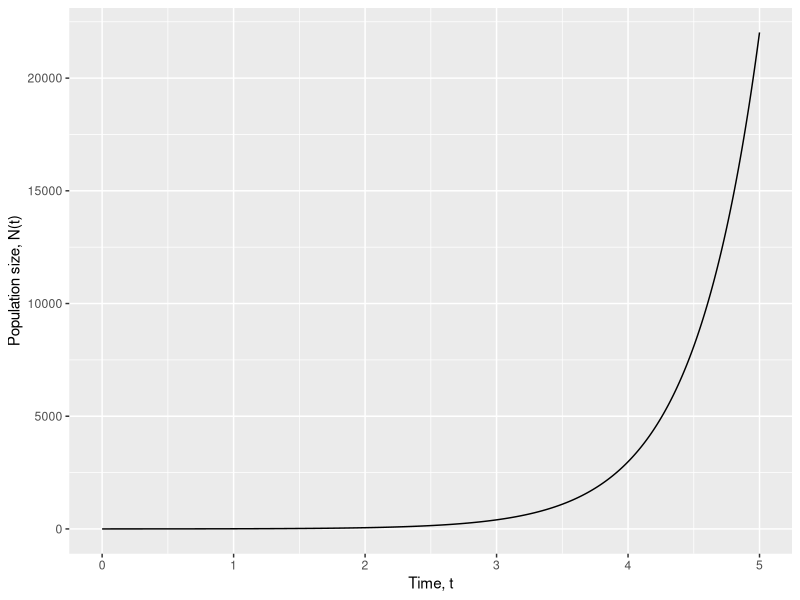
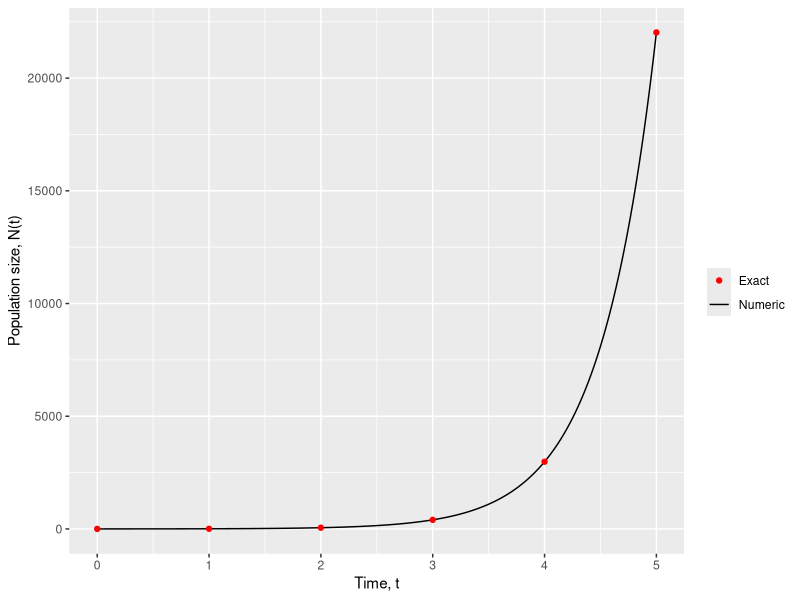
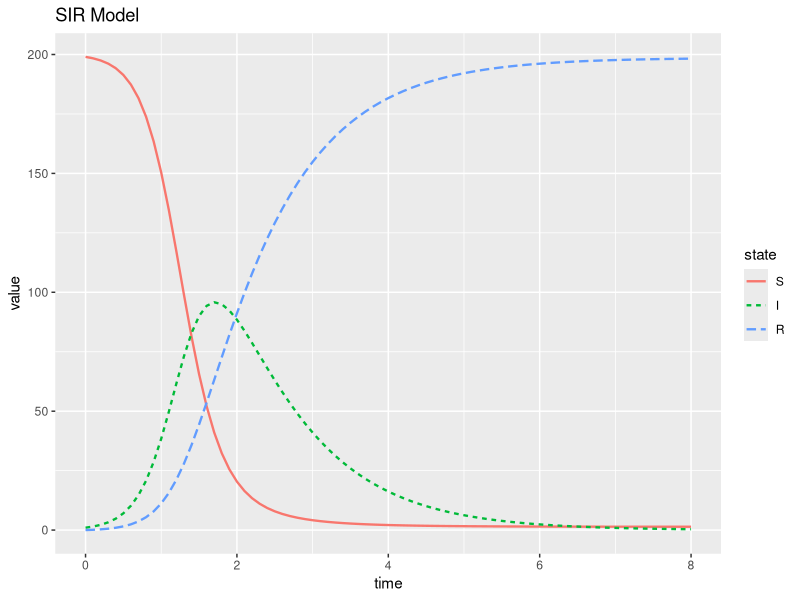
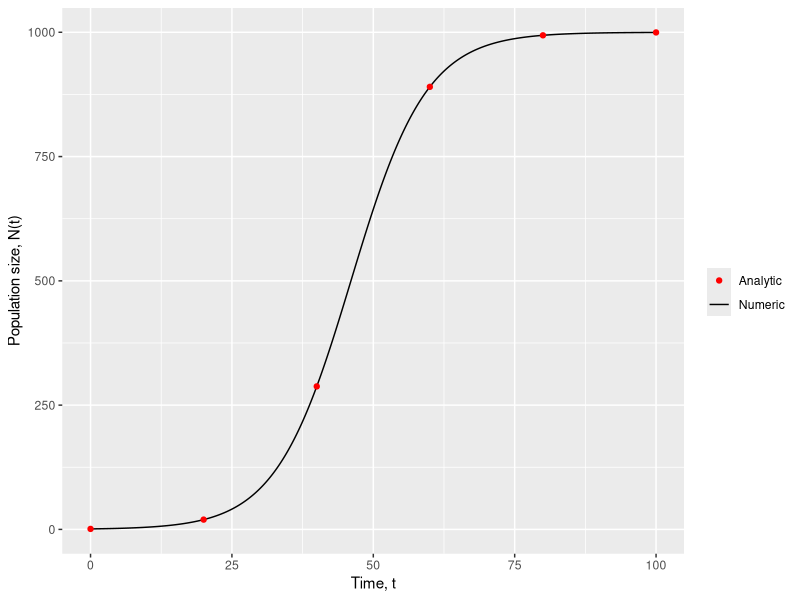
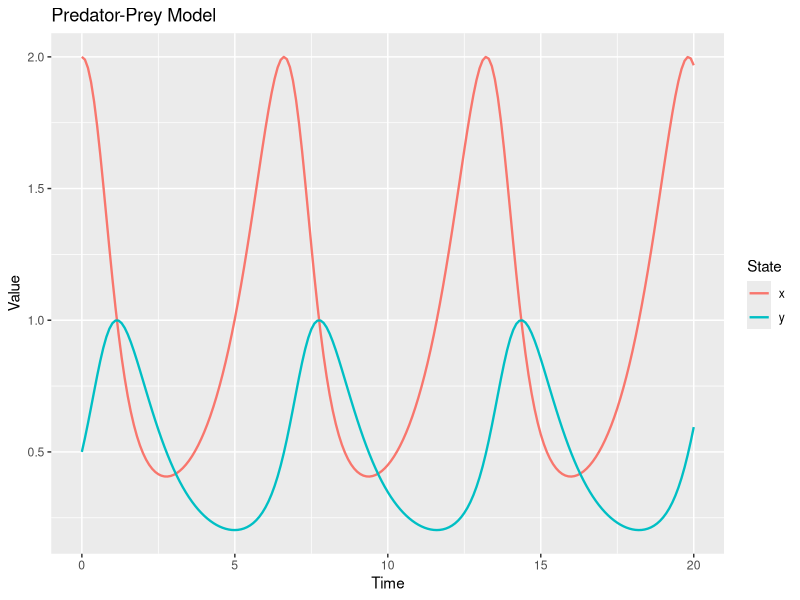

Here is the R script that generated these plots, in order:
## ---- chunk 1
knitr::opts_chunk$set(
    fig.align = "center"
)
## ---- chunk 2
###################################################
## DIFFERENTIAL EQUATIONS IN R PRACTICAL SESSION##
###################################################

# A model for COVID-19
# Some R code to numerically solve a set of ordinary differential equations
# and then plot the results
## ---- chunk 3
#| echo: true
#| warning: false
library(deSolve)
library(tidyverse)
## ---- chunk 4
# Define model parameters and store values in a labelled vector
parameters <- c(r = 2) # Growth rate

# Specify the initial conditions, define state variables and assign initial values
initN <- 1 # Start with an initial population size N(0) = 1
state <- c(N = initN) # Specify the state variables and initialize them to their initial values
## ---- chunk 5
# We specify the system of differential equations as a function in R
# Here we specify a function with three arguments:
# 1. t : time, which is the independent variable in our case
# 2. state : a vector of state variables
# 3. parameters : a vector of parameters (ie fixed variables)
popmodel_exponentialgrowth <- function(t, state, parameters) {
    # Initialize an environment with the elements of state and parameters as local variables
    with(as.list(c(state, parameters)), {
        dNdt <- r * N # The model equation
        list(c(dNdt)) # Return the population growth rate dNdt
    })
}
## ---- chunk 6
# Start with an initial time of t=0 and solve up to t=5 with time increments of 0.01
times <- seq(from = 0, to = 5, by = 0.01)
## ---- chunk 7
# Here we specify four arguments of the ode function:
# 1. y : the state variables
# 2. times : the time lattice over which we solve the differential equation
# 3. func : our differential equation given in terms of our state variables and model parameters
# 4. parms : our model parameters
out <- ode(y = state, times = times, func = popmodel_exponentialgrowth, parms = parameters)
## ---- chunk 8
head(out)
## ---- chunk 9
ggplot(data = as.data.frame(out), aes(x=time, y=N)) +
    geom_line() +
    labs(x = "Time, t", y="Population size, N(t)")
## ---- chunk 10
# Create a coarse time lattice for display purposes
times_coarse <- seq(from = 0, to = 5, by = 1)
# Calculate the exact solution given the model parameters and initial conditions
Nexact <- initN * exp(parameters["r"] * times_coarse)

exact_solution <- data.frame(time = times_coarse, Nexact)

ggplot() +
    geom_line(data = as.data.frame(out), aes(x=time, y=N, colour="Numeric")) +
    geom_point(data = exact_solution, aes(x=time, y=Nexact, colour="Exact")) +
    labs(x = "Time, t", y="Population size, N(t)", colour="") +
    scale_color_manual(values=c("red","black"))
## ---- chunk 11
SIRModel <- function(t, state, parameters) {
    with(as.list(c(state, parameters)), {
        dSdt <- -beta * S * I
        dIdt <- beta * S * I - r * I
        dRdt <- r * I

        return(list(c(dSdt, dIdt, dRdt)))
    })
}

parameters <- c(beta = 0.025, r = 1)
initcond <- c(S = 199, I = 1, R = 0)

times <- seq(0, 8, by = 0.1)

out <- ode(y = initcond, times = times, func = SIRModel, parms = parameters)


# ggplot likes "long" data, so we pivot our data from wide (1 column per state)
# to long (1 row per state-value pair).
plot_data <- as.data.frame(out) %>%
    pivot_longer(!time, names_to = "state") %>%
    mutate(state = factor(state, levels=c("S","I","R")))

# x-axis: Time
# y-axis: value of the state
# Colour the lines by state
# Change the type of line depending on state
ggplot(data = plot_data, aes(x=time, y=value, colour=state, linetype=state)) + 
    geom_line(linewidth = 0.8) +
    ggtitle("SIR Model")
## ---- chunk 12
popmodel_logistic <- function(t, state, parameters) {
    with(as.list(c(state, parameters)), {
        dNdt <- r * N * (1 - (N / K))

        return(list(c(dNdt)))
    })
}

parameters_logistic <- c(r = 0.15, K = 1000, N_0 = 1)
state_logistic <- c(N = 1)

times <- seq(from = 0, to = 100, by = 0.01)
times_analytic <- seq(from = 0, to = 100, by = 20)

out <- ode(y = state_logistic, times = times, func = popmodel_logistic, parms = parameters_logistic)

analytic_solution <- parameters_logistic["K"] / (1 + ((parameters_logistic["K"] / state_logistic["N"]) - 1) * exp(-parameters_logistic["r"] * times_analytic))

analytic_solution_data <- data.frame(time = times_analytic, analytic_solution)

ggplot() +
    geom_line(data = as.data.frame(out), aes(x=time, y=N, colour="Numeric")) +
    geom_point(data = analytic_solution_data, aes(x=time, y=analytic_solution, colour="Analytic")) +
    labs(x="Time, t", y="Population size, N(t)", colour="") +
    scale_color_manual(values=c("red","black"))
## ---- chunk 13
# Define model parameters and store values in a labelled vector
parameters <- c(
    alpha = 1, # prey growth rate
    beta = 2, # predation rate
    delta = 1, # predator growth rate
    gamma = 1 # predator death/removal rate
)
## ---- chunk 14
# Specify the initial conditions
initx <- 2 # Initial prey population size
inity <- 0.5 # Initial predator population size

# Define the state variables and assign initial values
state <- c(x = initx, y = inity)
## ---- chunk 15
# Specify the initial and final times of the solution vector
tinit <- 0 # Initial time
tfinal <- 20 # Final time
step_size <- 0.1 # Time increment
times = seq(from = tinit, to = tfinal, by = 0.1) # Time vector
## ---- chunk 16
#| echo: false

# We specify the system of differential equations as a function in R
# Here we specify a function with three arguments:
# 1. t : time, which is the dependent variable in our case
# 2. state : a vector of state variables
# 3. parameters : a vector of parameters (ie fixed variables)
LVmodel <- function(t, state, parameters) {
    with(
        # Initialize an environment with the elements of state and parameters as local variables
        as.list(c(state, parameters)),
        {
            # Enter the model equations
            dxdt <- alpha * x - beta * x * y # The rate of change of the prey population
            dydt <- delta * x * y - gamma * y # The rate of change of the predator population

            # Return the rates of change as a list
            # Important: Rates of change list order must match order of state variables defined in state vector
            list(c(dxdt, dydt))
        }
    )
}
## ---- chunk 17
#| echo: false
# Solve the system of differential equations using the ode function from deSolve
# Here we specify four arguments of the ode function:
# 1. y : the state variables
# 2. times : the time lattice over which we solve the differential equation
# 3. func : our differential equation given in terms of our state variables and model parameters
# 4. parms : our model parameters
out <- ode(y = state, times = times, func = LVmodel, parms = parameters)
## ---- chunk 18
#| echo: false
LVModel_data <- out %>% as.data.frame() %>% pivot_longer(!time, names_to="state")

ggplot(LVModel_data, aes(x=time, y=value, colour=state)) +
    geom_line(linewidth = 0.8) +
    labs(x="Time", y="Value", colour="State") +
    ggtitle("Predator-Prey Model")
